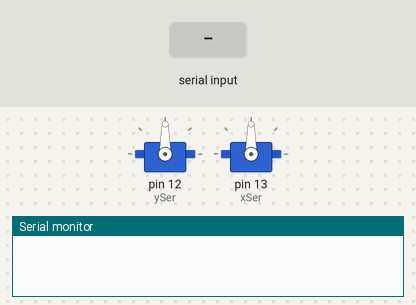
A sketch run on a simulated Arduino Uno, built with avr-gcc and run on an emulated ATmega328P. Parts: 2 × servo, the last lines printed to the serial monitor. The test bench sets the inputs (shaded band).

Above: at 1.2 s.
1.3 s: "Y" received over Serial
At 2.5 s:
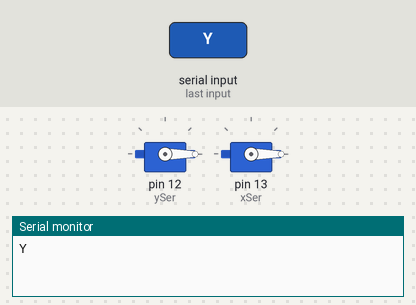
2.8 s: "30,150\n" received over Serial
At 3.9 s:
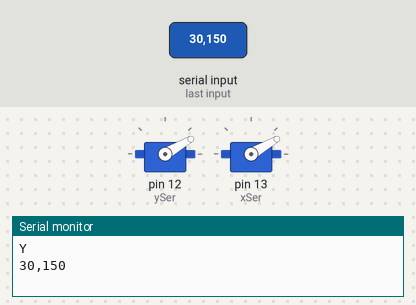
4.3 s: "200\n" received over Serial
At 5.0 s:
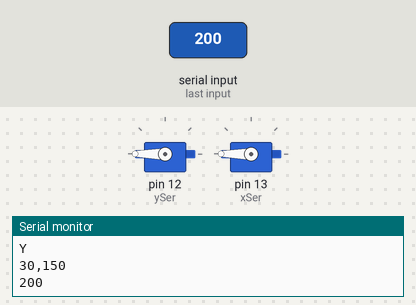
5.8 s: "90,45\n" received over Serial
At 6.1 s:
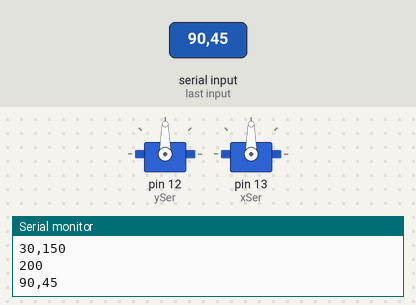
Timing chart, 0 to 8.3 s (numbered marks = the images above; inputs shaded):
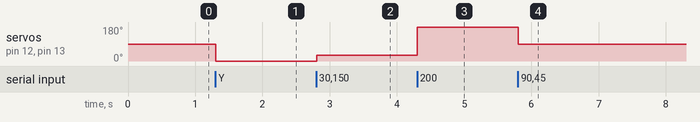

Measured:
- after the input at 1.3 s, servo on pin 12 (ySer), servo on pin 13 (xSer): 90° → 0° at once
- after the input at 2.8 s, servo on pin 12 (ySer), servo on pin 13 (xSer): 0° → 30° at once
- after the input at 4.3 s, servo on pin 12 (ySer), servo on pin 13 (xSer): 30° → 180° at once
- after the input at 5.8 s, servo on pin 12 (ySer), servo on pin 13 (xSer): 180° → 90° at once

The sketch:

FeatherboardTwitterBotXY.ino
```cpp
#include <Servo.h>

Servo xSer;
Servo ySer;
String serialData;

void setup() {
  Serial.begin(57600);
  ySer.attach(12);
  xSer.attach(13);
  xSer.write(90);
  ySer.write(90);
  Serial.setTimeout(5);
}

void loop() {

}

void serialEvent(){
  serialData = Serial.readString();
  Serial.println(serialData);
  xSer.write(parseX(serialData));
  ySer.write(parseY(serialData));
}

int parseX(String data){
  data.remove(data.indexOf("Y"));
  data.remove(data.indexOf("X"), 1);
  return data.toInt();
}

int parseY(String data){
  data.remove(0, data.indexOf("Y") + 1);
  return data.toInt();
}
```
